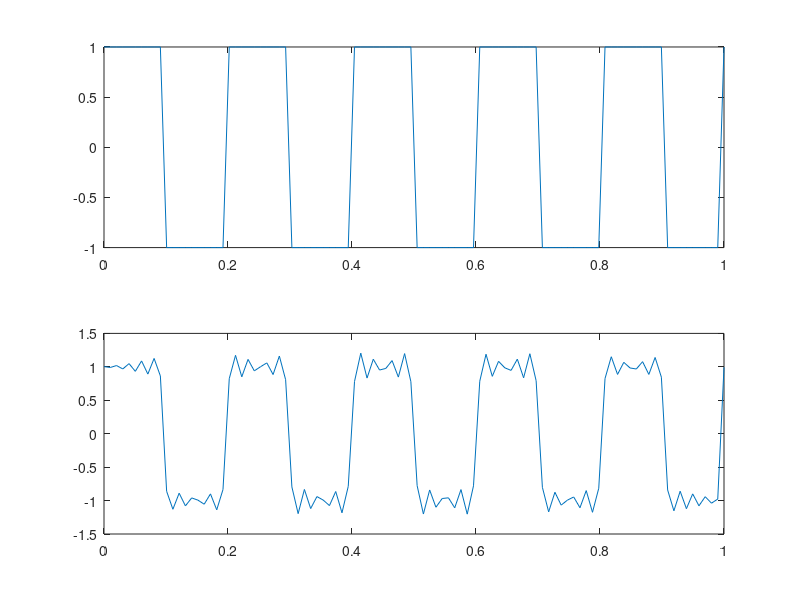

This chart was generated by the following MATLAB code:
%To obtain the spectrum of the signal
clc
clear all
close all
%S1: To generate 10Hz sine wave
t=linspace(0,1,100);
f=5;
x=square(2*pi*f*t);
X=dct(x);
X(90:100)=0;
y=idct(X);
subplot(2,1,1),plot(t,x),
subplot(2,1,2),plot(t,y),
